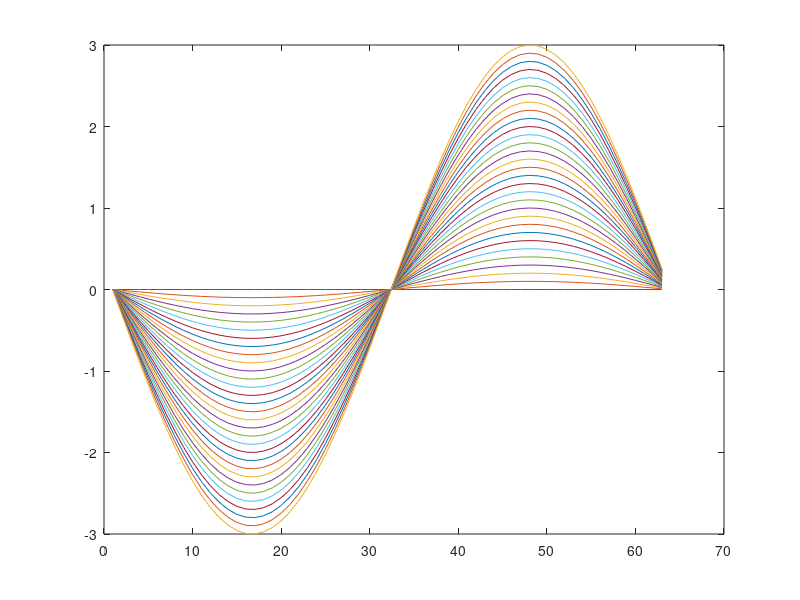

This figure's MATLAB source: (Note: this script raises an error after producing the figure.)
%
%  A demonstration file for gridLegend
%
% Adrian Cherry
% 2/11/2010

% Lets generate lots of data and plot it
y=[0:0.1:3.0]'*sin(-pi:0.1:pi);
hdlY=plot(y');

% now the standard legend function will probably flow off the figure
% although if you maximise it then you might see all of the legend,
% however the print preview is probably truncated.
legend(hdlY);
pause

% plot again this time using gridLegend to print the legend in 4 columns
hdlY=plot(y');
gridLegend(hdlY,4);
pause

% As standard the legend flows down filling the first column before
% moing onto the next. We can change this by using the Orientation
% horizontal option to fill across the rows before moving down a row.
gridLegend(hdlY,4,'Orientation','Horizontal');
pause 

% to use some options the standard legend function needs a key
for i=1:31,
    key{i}=sprintf('trace %d',i);
end

% here we place legend on the lefthand side and reduce the fontsize
hdlY=plot(y');
gridLegend(hdlY,2,key,'location','westoutside','Fontsize',8,'Box','off','XColor',[1 1 1],'YColor',[1 1 1]);
